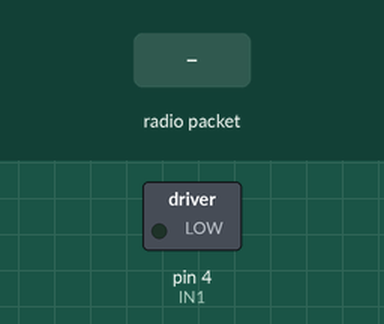
Simulated run of this sketch. Board: Arduino Uno, built with avr-gcc and run on an emulated ATmega328P. Parts: switched loads named in the sketch (green lamp = pin HIGH). The inputs (shaded band) are chosen by the test bench. No radio packets arrive unless stated; what the sketch prints to the serial monitor is not drawn.

Above: at 1.2 s.
1.3 s: radio packet "1" arrives
At 2.2 s:
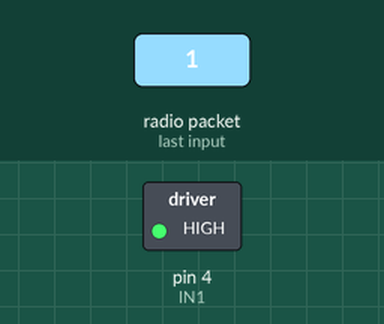
Timing chart, 0 to 4.3 s (numbered marks = the images above; inputs shaded):
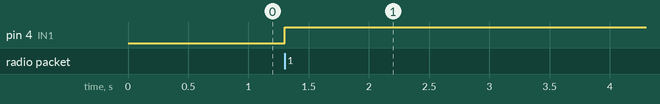

The sketch:

nRF24L01_receive.ino
```cpp
#include <nRF24L01.h>
#include <printf.h>
#include <RF24.h>
#include <RF24_config.h>

#include <SPI.h>


RF24 myRadio (7, 8);
struct package
{
//  int id=0;
  int command = 0;
//  char  text[100] ="empty";
};

byte addresses[][6] = {"0"};
int16_t newData = 0;
int16_t oldData = 1;


typedef struct package Package;
Package data;

int IN1 = 4;
int IN2 = 4;

#define ON 0
#define OFF 1

void setup()
{
  Serial.begin(115200);

  relay_init(); //INITIALIZING THE RELAY

  myRadio.begin();
  myRadio.setChannel(115);
  myRadio.setPALevel(RF24_PA_MAX);
  myRadio.setDataRate( RF24_250KBPS ) ;
  myRadio.openReadingPipe(1, addresses[0]);
  myRadio.startListening();
}

void loop()
{
  if ( myRadio.available())
  {

      newData = data.command;
      myRadio.read( &data, sizeof(data) );

      if(newData != oldData){
        Serial.write(newData);
        oldData = newData;
        relay_SetStatus(OFF);//if transmit changes power relay off
      }

  }
Serial.write(oldData);
Serial.println(oldData);
}

void relay_SetStatus(unsigned char status_1){
  digitalWrite(IN1, status_1);
}

void relay_init(void) {
  pinMode(IN1, OUTPUT);
  relay_SetStatus(ON);
  //delay(2000);
}
```

returnedVariables.h
```cpp
struct returnVariables {
  long speedCheck;
  bool forwardBackward;
  float currentWheelRPM;
  float currentWheelAngle;
  int motorSpeed;
  bool planMotorDirection;
  bool backToZero;
};
```

wheelControl.cpp
```cpp
#include <Arduino.h>
//#include <PID_v1.h>
#include "wheelControl.h"


wheelControl::wheelControl(){
  Hz = 20;
  Pgain = 0.21;//final value
  Dgain = .25;//final value
  pulsesPerRot = 45;
  RPMerror = 0;
  DerRPMerror = 0;
  lastCycleSpeedCheck = 0;
  speedCheckfloat;
  lastcycleRPM = 0;
  lastDesiredRPM = 0;
  RPMincrement = 0;
  speedCheck = 0;
  forwardBackward = false;
  backToZero = false;
  cyclesPerRot = 3336;
  RPMPlanMot = 0;
  lastEncPos = 0;
  currentPlanMotPos = 0;
  lastPlanMotPos = 0;
  deltaPlanMotPos = 0;
  derPlanMotPos = 0;
  motorSpeed = 0;
  intmotorSpeed = 0;
  lastPerror = 0;
  Perror = 0;
  Ierror = 0;
  Derror = 0;
  hubPerror = 0;
  hubIerror = 0;
  hubDerror = 0;
  lasthubPerror = 0;
  PWheelGain = 2.5;
  DWheelGain = -.05;
  cutoff = 20;
}

returnVariables wheelControl::calculate(float newDesiredRPM, float desiredAngle, float avgDeltaTime, unsigned long lastInterrupt, int encPos) {
  using namespace std;

  /*
 * The next section looks to see if the desired RPM is in the same direction or not. IF it is not, it will set the
 *  desired RPM to 0 this pass and then next pass if will switch the forward and back variable and the desired RPM.
 *  By setting the desried RPM to 0, we also we restart the interrupt logic and go open loop on the initial speedcheck
 *  value (set later on).
 */

    if (newDesiredRPM < 0)
    {
      if (lastDesiredRPM > 0) {
        // current positive new negative
        desiredRPM = 0;
      }
      else {
        // current negative new negative
        forwardBackward = LOW;
        desiredRPM =newDesiredRPM*-1;
      }
    }
    else {
      if (lastDesiredRPM < 0) {
        // current negative new positive
        desiredRPM = 0;
      }
      else {
        //current positive new positive
        desiredRPM = newDesiredRPM;
        forwardBackward = HIGH;
      }
    }

    lastDesiredRPM = newDesiredRPM;

  /*
 *  This if statement is looking for the case that the wheel has stopped and we are not getting any more interrupts,
 *  and averagedeltatime is not valid (old). So, in this case we will set the current RPM to zero. If not, then we will
 *  calcultate the RPM - the 60,000 is to convert from millisec to minutes.
 */
    if (( millis() - lastInterrupt) > 100) {
      curRPM = 0;
    }
    else {
      curRPM = (1 / ((float)avgDeltaTime * pulsesPerRot)) * 60000;
    }
// IF the wheel has stopped, we need to do a new start up sequence.

    if (curRPM <= cutoff) {
      backToZero = true;
    }else{
      backToZero = false;
    }

// Calculate the delta (error) in RPM and in the derivative of RPM.

    RPMerror = desiredRPM - curRPM;
    DerRPMerror = curRPM - lastcycleRPM;

    //HUB PD START//
    hubKp = .5;
    hubKd = 5;
    hubPerror = desiredRPM - curRPM;
    hubDerror = hubPerror - lasthubPerror;
    lastCycleSpeedCheck = speedCheck;
    speedCheckfloat = (hubKp * hubPerror) + (hubKd * hubDerror);
    speedCheck = (int)speedCheckfloat + (int)lastCycleSpeedCheck;
    speedCheck = constrain(speedCheck, 40 , 400);//sets floor and ceiling...this may not be necessary KEEP THE 40, PID BREAKS WITHOUT IT
    if(desiredRPM == 0){
      speedCheck = 0;
    }
    lasthubPerror = hubPerror;
    //HUB PD END//


/*
 * THis is the logic for the planetary motor - setting the angle of the wheel
 */

    deltaEncPos = (float)(encPos - lastEncPos); // change in encoder position is used for RPM

    currentPlanMotPos = lastPlanMotPos + (deltaEncPos * 360.0 / cyclesPerRot);  //calculates current position of wheel

    // We need to keep the angle between +- 180 deg

    if (currentPlanMotPos > 180.0) {
      currentPlanMotPos = currentPlanMotPos - 360.0;
    }

    if (currentPlanMotPos < -180.0) {
      currentPlanMotPos = currentPlanMotPos + 360.0;
    }

    lastPlanMotPos = currentPlanMotPos;  // used to calculate delta encoder pos, which is use to calcualte RPM

    RPMPlanMot = (deltaEncPos / cyclesPerRot) * (float)Hz * 60.0; //RPM calculation

    lastEncPos = encPos;

    float desiredWheelPos = desiredAngle; //Assumption that the wheel position is really the desired angle
    float currentWheelPos = currentPlanMotPos; //Same type of assumption
    float deltaWheelPos = desiredWheelPos - currentWheelPos;  // this is the proportional error for the PD controller

//    this might be necessary depending upon overall wheel logic
     if (deltaWheelPos > 180.0) {
      deltaWheelPos = deltaWheelPos - 360.0;
    }

    if (deltaWheelPos < -180.0) {
      deltaWheelPos = deltaWheelPos + 360.0;
    }

    float RPM = RPMPlanMot;
    derPlanMotPos = RPM * 6;  //  360 deg/min / 60sec/min = deg/sec  I hope. this is the derivative error for the PD controller


    //PLANETARY PID START//
    float Perror, Ierror, Derror;
    float Kp=5, Ki=6, Kd=.1;
    Perror = desiredWheelPos-currentWheelPos;//calculate proportional term
    Derror = Perror - lastPerror;//calculate derivative term
    Ierror += Perror;//calculate integral term
    motorSpeed = (Kp * Perror) + (Ki * Ierror) + (Kd * Derror);//total gain (pwm written to motor)
    //if((Perror < 1) && (Perror > -1)){motorSpeed = 0;}//do not increment the integral portion if +-1 degree of accuracy achieved
    motorSpeed = constrain(motorSpeed, -100, 100);//constrain floor/ceiling values to fit within +-255(8bit)
    intmotorSpeed = (long)(abs(motorSpeed));//convert to long
    lastPerror = Perror;//set last proportional term for next derivative calculation.
    //PLANETARY PID END
    if (motorSpeed >= 0) {//set appropriate direction for motors to turn since we cant send negatives.
      PlanMotDir = HIGH;
    }
    else {
      PlanMotDir = LOW;
    }


// return the desired parameters
  struct returnVariables returnStruct;
  returnStruct.speedCheck = speedCheck;
  returnStruct.forwardBackward = forwardBackward;
  returnStruct.currentWheelRPM = curRPM;
  returnStruct.currentWheelAngle = currentPlanMotPos;//Changed to current
  returnStruct.motorSpeed = intmotorSpeed;
  returnStruct.planMotorDirection = PlanMotDir;
  returnStruct.backToZero = backToZero;
  return returnStruct;
}
```

wheelControl.h
```cpp
#include "returnedVariables.h"
class wheelControl {
  public:
  float Pgain;
  float Dgain;
  int pulsesPerRot;
  float RPMerror;
  float DerRPMerror;
  float lastCycleSpeedCheck;
  float speedCheckfloat;
  float lastcycleRPM;
  float curRPM;
  float lastDesiredRPM;
  float RPMincrement;
  float desiredRPM;
  int speedCheck;
  bool forwardBackward;
  bool backToZero;
  int cutoff;
  float hubPerror, hubIerror, hubDerror;
  float hubKp, hubKi, hubKd;
  float lasthubPerror;
  float lastSpeedCheckfloat;

  // inits for planetary motor

  float Perror;
  float Ierror;
  float Derror;
  float lastPerror;
  float deltaEncPos;
  float cyclesPerRot;
  float RPMPlanMot;
  int lastEncPos;
  float currentPlanMotPos;
  float lastPlanMotPos;
  float deltaPlanMotPos;
  float derPlanMotPos;
  float motorSpeed;
  int intmotorSpeed;
  float PWheelGain;
  float DWheelGain;
  bool PlanMotDir;
  int Hz;

returnVariables calculate(float a, float b, float c, unsigned long d, int e);
wheelControl();
};
```

Measured:
- after the input at 1.3 s, pin 4 (IN1): LOW → HIGH at once
